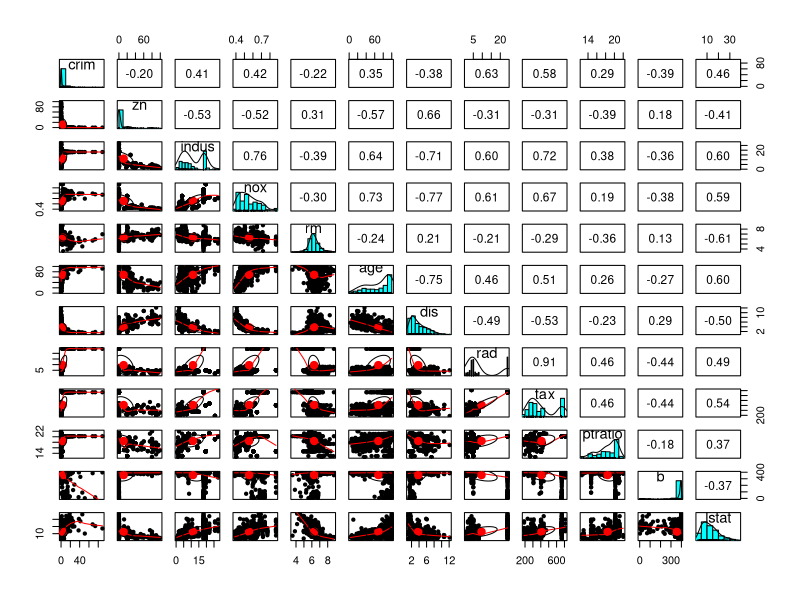
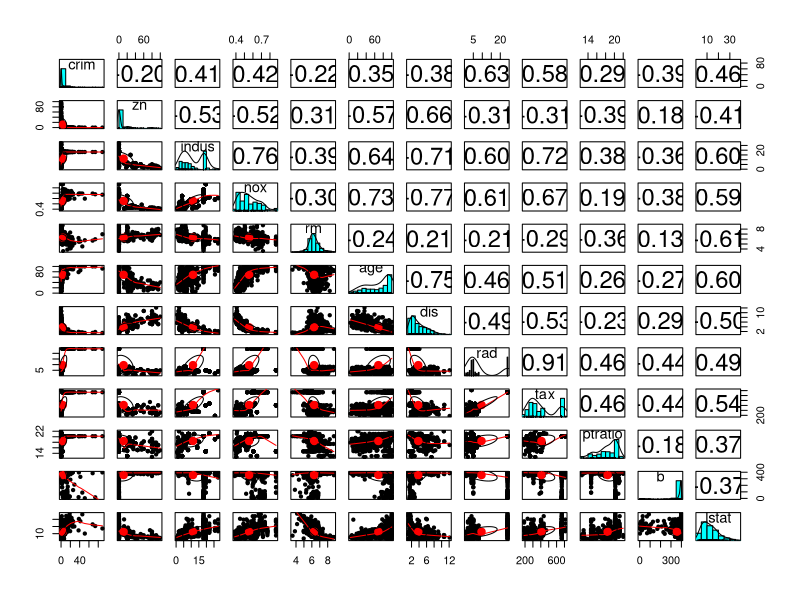
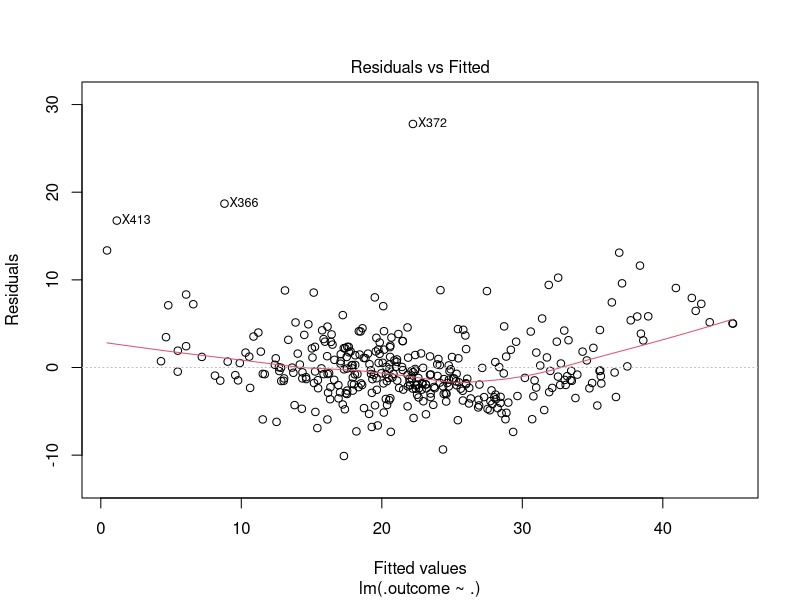
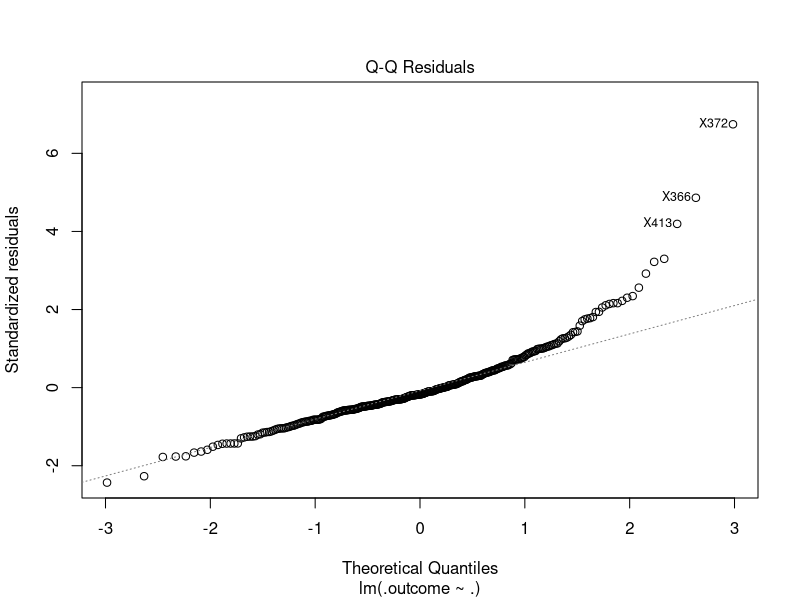
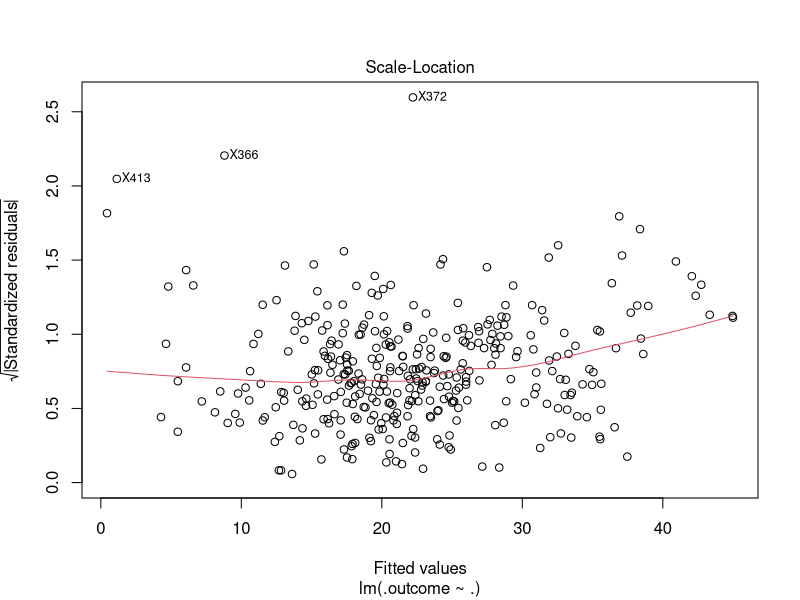
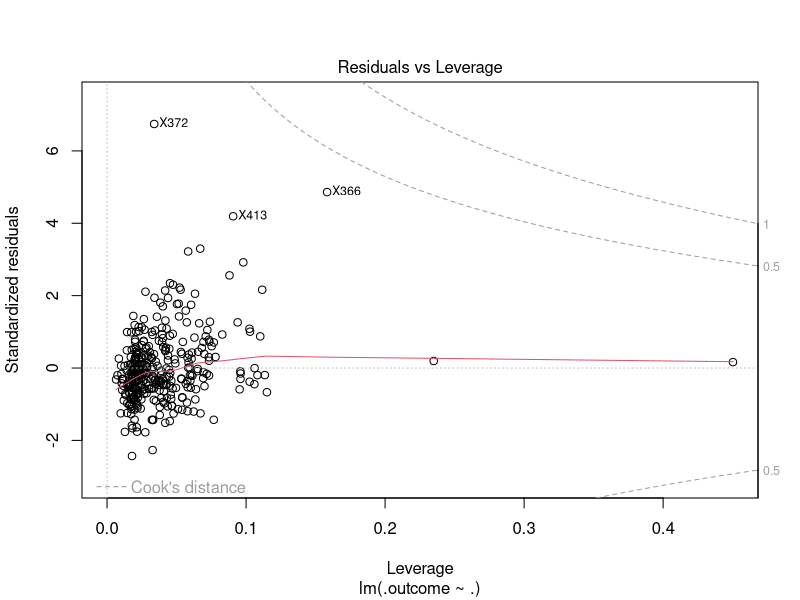
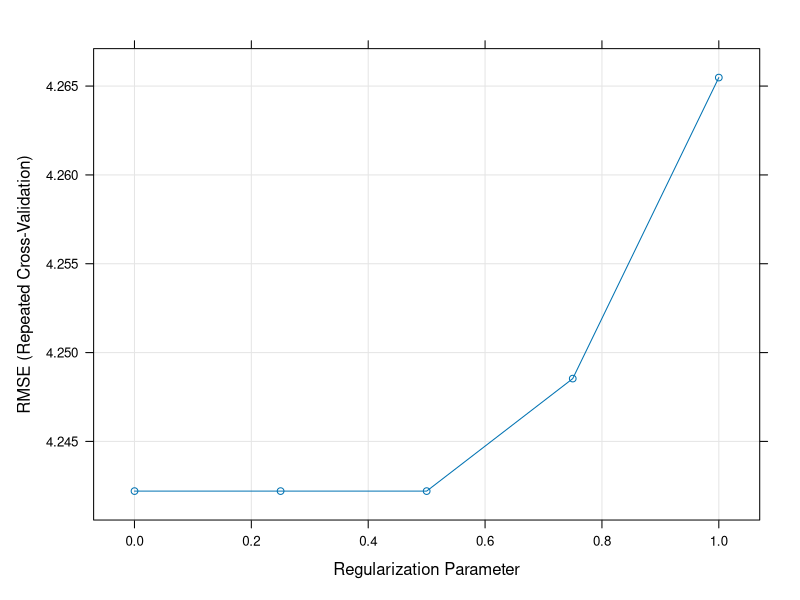
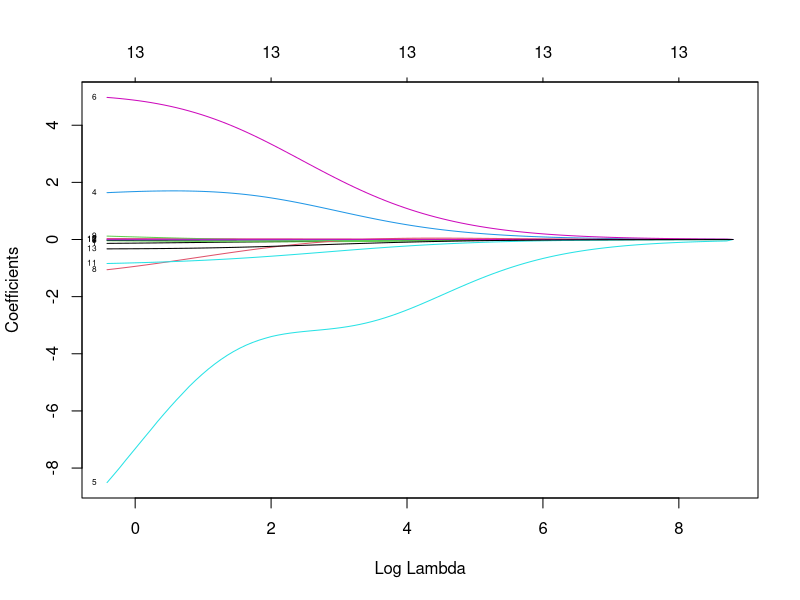

R code for these plots, in order:
# using caret package for Classification and Regression to create Linear Regression, Ridge Regression, Lasso Regression and Elastic Net Regression models 

# Collinearity lead to overfitting so to solve dis problem, we create:
# 1- Ridge regression; dis shrinks coefficients to non-zero values to prevent overfitting but keeps all variables
# 2- Lasso Regression; dis shrinks regression coefficient, with some shrunk to zero. It helps with feature selection
# 3- Elastic Net Regression: This is a mix/combination of Ridge and Lasso Regression 

# Libraries Needed
library(caret)
library(glmnet)
library(mlbench)
library(psych)

# Data
data("BostonHousing")
mydata <- BostonHousing   # medv is dependent column
str(mydata)

# Lets display correlation values for all numeric variables/columns only
pairs.panels(mydata[c(-4,-14)])  # removing d 4th column becuz it is a factor variable and also removing d dependent variable(14th column)
pairs.panels(mydata[c(-4,-14)], cex.cor = 2)  # cex.cor = 2 will increase d size of d correlation values 

# Data Partition
set.seed(222)
ind <- sample(2, nrow(mydata), replace = T, prob = c(0.7, 0.3))

train <- mydata[ind==1,]
test <- mydata[ind==2,]


# Creating Custom Control Parameters and Cross-validation
mycustom <- trainControl(method = "repeatedcv", number = 10,  # 10 fold cross validation means d training data is broken into 10 parts, den d model is made from 9 parts while d 10th part is used for error estimation. 
                       repeats = 5, verboseIter = T)   # Then d model is made again from 9 parts while d 9th part is used for error estimation. Again d model is made again from 9 parts while d 8th part is used for error estimation and so on...thus creating 10 models with diff parts used for error estimation   


#---- creating Linear Regression Model -----
set.seed(1234)

mymodel <- train(medv ~., train, method = "lm", trControl = mycustom)  # medv is d dependent column
mymodel

mymodel$results  # RMSE- Root Mean Square Error, RMSESD- Root Mean Square Error Standard Deviation, MAESD- Mean Absolute Error Standard Deviation
summary(mymodel)

plot(mymodel$finalModel)  # Press Enter in d Console tab so the plot is displayed one by one in Plots tab



#--- Creating Ridge Regression -----
# This shrinks d coefficients to non-zero values to prevent overfitting but keeps all independent variables
set.seed(1234)

myridge <- train(medv ~., train, method = "glmnet", 
                 tuneGrid = expand.grid(alpha = 0,
                                        lambda = seq(0.0001, 1, length = 5)),  # dis creates a sequence of 5 values btw 0.0001 and 1
                 trControl = mycustom)  
myridge

plot(myridge)  # d x-axis values are lambda values and we see that d optimal value of lambda is 0.5
plot(myridge$finalModel, xvar = "lambda", label = T)  # d values at d top of d plot is d number of independent variables/columns used
plot(myridge$finalModel, xvar = 'dev', label = T)

plot(varImp(myridge, scale = T))  # displays variable importance



#---- Creating Lasso(Least absolute shrinkage and selector operator) Regression ------
# This shrinks d regression coefficient, with some shrunk to zero. It also does feature selection
set.seed(1234)

mylasso <- train(medv ~., train, method = "glmnet", 
                 tuneGrid = expand.grid(alpha = 1,
                                        lambda = seq(0.0001, 1, length = 5)),  
                 trControl = mycustom)
mylasso

plot(mylasso)


mylasso <- train(medv ~., train, method = "glmnet", 
                 tuneGrid = expand.grid(alpha = 1,
                                        lambda = seq(0.0001, 0.2, length = 5)),  
                 trControl = mycustom)
mylasso

plot(mylasso)
plot(mylasso$finalModel, xvar = 'lambda', label = T)
plot(mylasso$finalModel, xvar = 'dev', label = T)

plot(varImp(mylasso, scale = T))  # displays variable importance



#---- Creating Elastic Net Regression -----
# This is a mix/combination of Ridge and Lasso Regression
set.seed(1234)

mynet <- train(medv ~., train, method = "glmnet", 
               tuneGrid = expand.grid(alpha = seq(0, 1, length = 10),  # displays a set of 10 values btw 0 and 1
                                      lambda = seq(0.0001, 1, length = 5)),  
               trControl = mycustom)
mynet

plot(mynet)



mynet <- train(medv ~., train, method = "glmnet", 
               tuneGrid = expand.grid(alpha = seq(0, 1, length = 10),  
                                      lambda = seq(0.0001, 0.2, length = 5)),  
               trControl = mycustom)
mynet

plot(mynet)
plot(mynet$finalModel, xvar = 'lambda', label = T)
plot(mynet$finalModel, xvar = 'dev', label = T)

plot(varImp(mynet))


# Lets compare all the Models created
ourmodel <- list(LinearModel = mymodel, RidgeModel = myridge, 
                 LassoModel = mylasso, ElasticNetModel = mynet)

res <- resamples(ourmodel)  # resamples() is in caret package
summary(res)

bwplot(res)  # displays a boxplot chart using d above summary values

xyplot(res, metric = "RMSE")  # displays scatterplot with d dots along d diagonal line


# Getting our Best Model on Elastic Net model
mynet$bestTune

best <- mynet$finalModel
coef(best, s = mynet$bestTune$lambda)  # we see which column has d highest negative and positive values


# Save the Final Model for later use. You need to set yr working directory
saveRDS(mynet, "final_model.rds")  # dis saves d best model as an .RDS file

# fm <- readRDS("final_model.rds")  # after shutting down d software, use dis to read-in d model .RDS file after running d libraries, the dataset and the Partitioning of d dataset all above. u dont need to run any model
# print(fm)


# Making Prediction on training data
p1 <- predict(mynet, train)   # den replace mynet with fm

sqrt(mean((train$medv)^2))  # displays d RMSE value for d training data
mean((train$medv - p1)^2)   # displays d MSE value for d training data
sqrt(mean((train$medv - p1)^2))  # displays d RMSE value for d training data


# Making Prediction on testing data
p2 <- predict(mynet, test)     # den replace mynet with fm

sqrt(mean((test$medv) ^ 2))  # displays d RMSE value for d testing data
mean((test$medv - p2) ^ 2)    # displays d MSE value for d testing data
sqrt(mean((test$medv - p2) ^ 2))  # displays d RMSE value for d testing data
